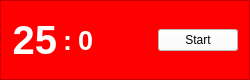
<?xml version="1.0" encoding="UTF-8"?>
<ui version="4.0">
 <class>MainWindow</class>
 <widget class="QMainWindow" name="MainWindow">
  <property name="geometry">
   <rect>
    <x>0</x>
    <y>0</y>
    <width>250</width>
    <height>80</height>
   </rect>
  </property>
  <property name="windowTitle">
   <string>QtPomodoro</string>
  </property>
  <property name="autoFillBackground">
   <bool>false</bool>
  </property>
  <widget class="QWidget" name="centralWidget">
   <layout class="QHBoxLayout" name="horizontalLayout_2">
    <property name="leftMargin">
     <number>0</number>
    </property>
    <property name="topMargin">
     <number>0</number>
    </property>
    <property name="rightMargin">
     <number>0</number>
    </property>
    <property name="bottomMargin">
     <number>0</number>
    </property>
    <item>
     <widget class="QFrame" name="backFrame">
      <property name="styleSheet">
       <string notr="true">background-color: #FF0000;</string>
      </property>
      <property name="frameShape">
       <enum>QFrame::StyledPanel</enum>
      </property>
      <property name="frameShadow">
       <enum>QFrame::Raised</enum>
      </property>
      <layout class="QHBoxLayout" name="horizontalLayout_3">
       <item>
        <layout class="QHBoxLayout" name="horizontalLayout">
         <item>
          <widget class="QLabel" name="lblMinute">
           <property name="sizePolicy">
            <sizepolicy hsizetype="Fixed" vsizetype="Preferred">
             <horstretch>0</horstretch>
             <verstretch>0</verstretch>
            </sizepolicy>
           </property>
           <property name="font">
            <font>
             <pointsize>30</pointsize>
             <weight>75</weight>
             <bold>true</bold>
            </font>
           </property>
           <property name="styleSheet">
            <string notr="true">color: #FFFFFF;</string>
           </property>
           <property name="text">
            <string>25</string>
           </property>
           <property name="alignment">
            <set>Qt::AlignRight|Qt::AlignTrailing|Qt::AlignVCenter</set>
           </property>
          </widget>
         </item>
         <item>
          <widget class="QLabel" name="label_2">
           <property name="sizePolicy">
            <sizepolicy hsizetype="Fixed" vsizetype="Preferred">
             <horstretch>0</horstretch>
             <verstretch>0</verstretch>
            </sizepolicy>
           </property>
           <property name="font">
            <font>
             <pointsize>20</pointsize>
             <weight>75</weight>
             <bold>true</bold>
            </font>
           </property>
           <property name="styleSheet">
            <string notr="true">color: #FFFFFF;</string>
           </property>
           <property name="text">
            <string>:</string>
           </property>
           <property name="alignment">
            <set>Qt::AlignCenter</set>
           </property>
          </widget>
         </item>
         <item>
          <widget class="QLabel" name="lblSecond">
           <property name="sizePolicy">
            <sizepolicy hsizetype="Fixed" vsizetype="Preferred">
             <horstretch>0</horstretch>
             <verstretch>0</verstretch>
            </sizepolicy>
           </property>
           <property name="font">
            <font>
             <pointsize>20</pointsize>
             <weight>75</weight>
             <bold>true</bold>
            </font>
           </property>
           <property name="styleSheet">
            <string notr="true">color: #FFFFFF;</string>
           </property>
           <property name="text">
            <string>0</string>
           </property>
           <property name="alignment">
            <set>Qt::AlignLeading|Qt::AlignLeft|Qt::AlignVCenter</set>
           </property>
          </widget>
         </item>
         <item>
          <spacer name="horizontalSpacer">
           <property name="orientation">
            <enum>Qt::Horizontal</enum>
           </property>
           <property name="sizeType">
            <enum>QSizePolicy::Expanding</enum>
           </property>
           <property name="sizeHint" stdset="0">
            <size>
             <width>40</width>
             <height>20</height>
            </size>
           </property>
          </spacer>
         </item>
         <item>
          <widget class="QPushButton" name="btnAction">
           <property name="sizePolicy">
            <sizepolicy hsizetype="Fixed" vsizetype="Fixed">
             <horstretch>0</horstretch>
             <verstretch>0</verstretch>
            </sizepolicy>
           </property>
           <property name="styleSheet">
            <string notr="true">background-color: #FFFFFF;</string>
           </property>
           <property name="text">
            <string>Start</string>
           </property>
          </widget>
         </item>
        </layout>
       </item>
      </layout>
     </widget>
    </item>
   </layout>
  </widget>
 </widget>
 <layoutdefault spacing="6" margin="11"/>
 <resources/>
 <connections/>
</ui>
